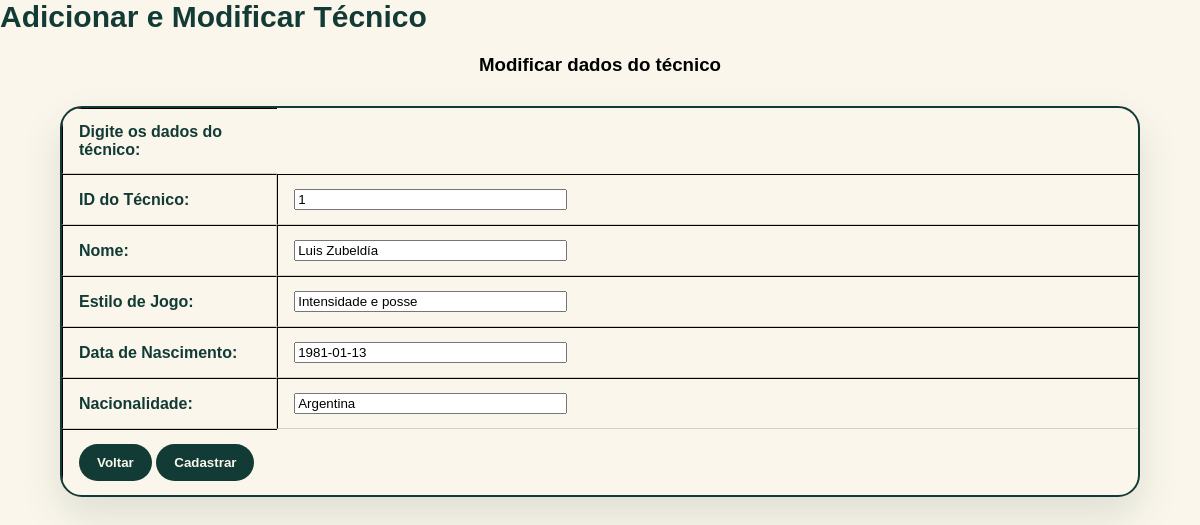
Screenshot of /adicionarTecnico.php?codigo=1 with the database file from the repository.
### tables this page shows
CREATE TABLE IF NOT EXISTS Tecnico (
    idTecnico INT NOT NULL,
    nome VARCHAR(50) NOT NULL,
    estiloJogo VARCHAR(50) NULL,
    dataNascimento DATE NOT NULL,
    nacionalidade VARCHAR(30) NOT NULL DEFAULT 'Brasileira',
    PRIMARY KEY (idTecnico)
);

### adicionarTecnico.php (the view, shortened to what this page needs)
<html>
    <head>
    </head>
    <body>
        <h1 id="titulo">Adicionar e Modificar Técnico</h1>
        <form action="addTecnico.php" method="POST">
            <?php
                if(isset($_GET["codigo"])){
                    include("./config.php");
                    $con = mysqli_connect($host, $login, $senha, $bd);
            ?>
            <center>
                <h3 id="tituloModificar">Modificar dados do técnico</h3>
            </center>
            <?php
                $sql = "SELECT * FROM tecnico WHERE idTecnico = ".$_GET["codigo"];
                $result = mysqli_query($con, $sql);
                $vetor = mysqli_fetch_array($result, MYSQLI_ASSOC);
            ?>
            <?php
                }else{
            ?>
            <center>
                <h3 id="tituloAdicionar">Adicionar técnico</h3>
            </center>
            <?php
                }
            ?>
            <table border = "1" cellspacing = "0" class="tabela">
                <tr>
                    <td>
                        <font size = "3"> Digite os dados do técnico: </font>
                    </td>
                </tr>
                <tr>
                    <td width = 20%>
                        <font size = "3"> ID do Técnico: </font>
                    </td>
                    <td colspan="2" width = 80%>
                        <input type = "text" name = "idTecnico" value = "<?php echo @$vetor["idTecnico"] ?>" maxlength="50" size="31">
                    </td>
                </tr>
                <tr>
                    <td width = 20%>
                        <font size = "3"> Nome: </font>
                    </td>
                    <td colspan="2" width = 80%>
                        <input type = "text" name = "nome" value = "<?php echo @$vetor["nome"] ?>" maxlength="50" size="31">
                    </td>
                </tr>
                <tr>
                    <td width = 20%>
                        <font size = "3"> Estilo de Jogo: </font>
                    </td>
                    <td colspan="2" width = 80%>
                        <input type = "text" name = "estiloJogo" value = "<?php echo @$vetor["estiloJogo"] ?>" maxlength="50" size="31">
                    </td>
                </tr>
                <tr>
                    <td width = 20%>
                        <font size = "3"> Data de Nascimento: </font>
                    </td>
                    <td colspan="2" width = 80%>
                        <input type = "text" name = "dataNascimento" value = "<?php echo @$vetor["dataNascimento"] ?>" maxlength="50" size="31">
                    </td>
                </tr>
                <tr>
                    <td width = 20%>
                        <font size = "3"> Nacionalidade: </font>
                    </td>
                    <td colspan="2" width = 80%>
                        <input type = "text" name = "nacionalidade" value = "<?php echo @$vetor["nacionalidade"] ?>" maxlength="30" size="31">
                    </td>
                </tr>
                <tr>
                    <td>
                        <input type="button" value="Voltar" onclick="location.href='index.php'">
                        <input type="submit" value="Cadastrar">
                    </td>
                </tr>
            </table>
        </form>
    </body>
</html>

### adicionarTecnico.php (style rules this page uses)
body { background-color: #FAF6EB; margin: 0; padding: 0; font-family: sans-serif; }
#titulo { color: #123B35; font-size: 30px; }
.tabela { width: 90%; margin: 30px auto; border-collapse: separate; border-spacing: 0; background-color: #FAF6EB; border: 2px solid #123B35; border-radius: 22px; overflow: hidden; box-shadow: 0 18px 40px rgba(18, 59, 53, 0.12); }
.tabela td, .tabela th { padding: 14px 16px; border-bottom: 1px solid #D8CDB8; border-right: 1px solid #D8CDB8; color: #123B35; font-weight: 600; }
.tabela td:last-child, .tabela th:last-child { border-right: none; }
.tabela tr:last-child td { border-bottom: none; }
input[type="button"], input[type="submit"] { background-color: #123B35; color: #FAF6EB; padding: 11px 18px; border: none; border-radius: 999px; cursor: pointer; font-weight: bold; transition: 0.2s; }

### rows the page displays
tecnico: idTecnico "1", nome "Luis Zubeldía", estiloJogo "Intensidade e posse", dataNascimento "1981-01-13", nacionalidade "Argentina"
